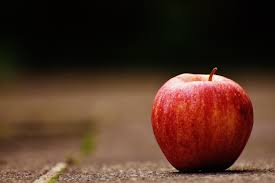
#> input picture img_01.jpeg, 275 x 183 px; its folder holds only this picture in this run
$ python -i featureExtraction.py   (imports and definitions only)
#> lines starting #> are read from the running program, lines starting #| are printed output that depends on the picture
### src/Utils.py
import numpy as np
import os


def saveDataFrameAsCSV(folder, filename, features):
    os.makedirs(f'{folder}{filename}', exist_ok=True)
    features.to_csv(f'{folder}{filename}/{filename}.csv')

def resize_image(image, size, method="Lanczos"):
    import cv2 as cv
    if method == "Lanczos":
        image = cv.resize(image, size, interpolation=cv.INTER_LANCZOS4)
    elif method == "Area":
        image = cv.resize(image, size, interpolation=cv.INTER_AREA)
    elif method == "Linear":
        image = cv.resize(image, size, interpolation=cv.INTER_LINEAR)
    elif method == "Cubic":
        image = cv.resize(image, size, interpolation=cv.INTER_CUBIC)
    else:
        image = cv.resize(image, size, interpolation=cv.INTER_NEAREST)
    return image
3
# [52 lines left out: functions combine_images, get_image_paths, not called in this run]

### src/featureExtraction.py
from cgitb import grey
import enum
from unicodedata import name
import numpy as np
import pandas as pd
from scipy.stats import skew
import sys
from .Utils import resize_image
import matplotlib.pyplot as plt


# [29 lines left out: function ROI_color_feature_extraction, not called in this run]


def color_feature_extraction(feature_vector, image):
    import cv2 as cv
    #print("Adding Color moments and Color histograms as features.")
    #plt.figure()
    #plt.style.use('seaborn')
    # Feature: Add color distributions and color moments as attributes
    for channel, color in zip(cv.split(image), ["Blue", "Green", "Red"]):
        histogram, bin_edges = np.histogram(channel, bins=256, range=(0, 256))
        #print("Color histogram")
        #plt.plot(histogram,color = color, label=color)
        #plt.xlim([0,255])

        for index, bin in enumerate(bin_edges[0:-1]):
            feature_vector[color+str(bin)] = histogram[index]
        feature_vector[color+"Mean"] = channel.mean()
        feature_vector[color+"Std"] = channel.std()
        feature_vector[color+"Skewness"] = skew(channel.reshape(-1))
    # [5 lines of commented-out code are left out]
    return feature_vector

# [75 lines left out: functions binaryPatterns, canny_edge_feature_extraction, orb_feature_extraction, not called in this run]


def traditional_feature_extraction(path, size=(640, 350), resize_method = "Lanczos", colorfeature=1, ROIColorfeature=0, edgefeature=0, LBPfeature=0, orbfeature=0):
#> called with path = '../img_01.jpeg', size = (640, 350), resize_method = 'Lanczos', colorfeature = 1, ROIColorfeature = 0, edgefeature = 0, LBPfeature = 0, orbfeature = 0
    import matplotlib.pyplot as plt
    import cv2 as cv
    # print(path)
    img = cv.imread(path)
#> img is the input picture: shape (183, 275, 3); mean B, G, R 37.2, 51.2, 80.4
    image = resize_image(img, size, resize_method)
#> in resize_image, `image = cv.resize(image, size, interpolation=cv.INTER_LANCZOS4)`:
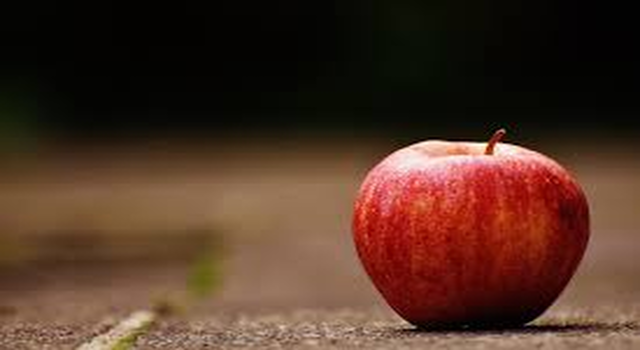
#> image: shape (350, 640, 3); mean of channels 0, 1, 2 37.2, 51.2, 80.4; drawn as B, G, R
    original = image.copy()
    grey_image = cv.cvtColor(image, cv.COLOR_BGR2GRAY)
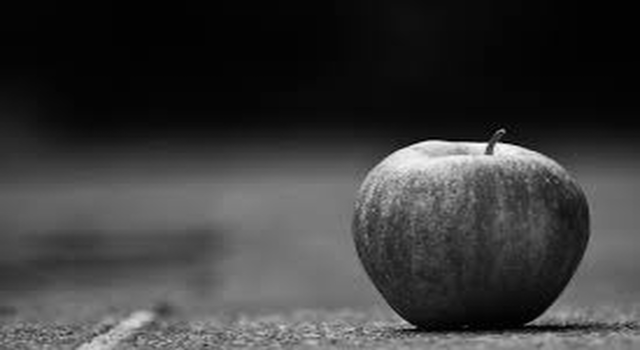
#> grey_image: shape (350, 640); min 0, max 252, mean 58.4
    name_df = {}
    name_df["Name"] = path
    feature_vector = {}
    if colorfeature:
        feature_vector = color_feature_extraction(feature_vector, image)
#> the loop in color_feature_extraction, `for channel, color in zip(cv.split(image), ["Blue", "Green", "Red"]):` made 3 passes
#> color on passes 1 to 3: 'Blue', 'Green', 'Red'
#> after the loop in color_feature_extraction, `for channel, color in zip(cv.split(image), ["Blue", "Green", "Red"]):`: feature_vector = 777 items
#> feature_vector = 777 items
    if ROIColorfeature:
        feature_vector = ROI_color_feature_extraction(feature_vector, image)
    if edgefeature:
        feature_vector = canny_edge_feature_extraction(feature_vector, grey_image)
    if LBPfeature:
        feature_vector = binaryPatterns(feature_vector, grey_image, 24, 3)
    if orbfeature:
        feature_vector = orb_feature_extraction(feature_vector, image, size)
    name_df = pd.DataFrame([name_df])
    df1 = pd.DataFrame([feature_vector])
#> df1 = table of 1 rows and 777 columns
    returndf = name_df.join(df1)
    return returndf


# [14 lines left out: function dnn_feature_exctration, not called in this run]

>>> result = traditional_feature_extraction('../img_01.jpeg')
#> result = table of 1 rows and 778 columns

$ run again, on img_191.jpeg
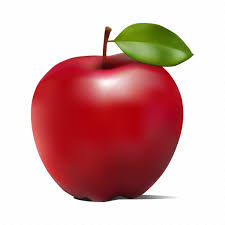
#> input picture img_191.jpeg, 225 x 225 px
#> in traditional_feature_extraction, img is the input picture: shape (225, 225, 3); mean B, G, R 167.1, 168.8, 213.5
#> in resize_image, `image = cv.resize(image, size, interpolation=cv.INTER_LANCZOS4)`:
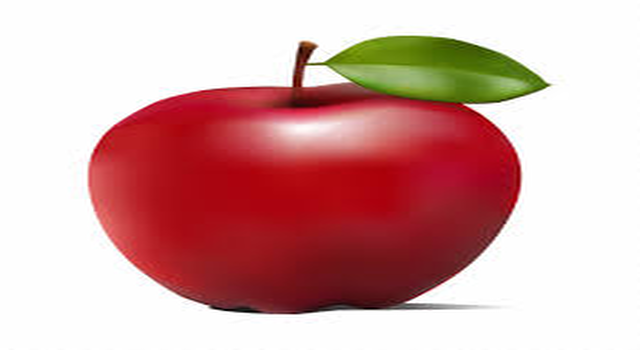
#> image: shape (350, 640, 3); mean of channels 0, 1, 2 167.1, 168.8, 213.5; drawn as B, G, R
#> in traditional_feature_extraction, `grey_image = cv.cvtColor(image, cv.COLOR_BGR2GRAY)`:
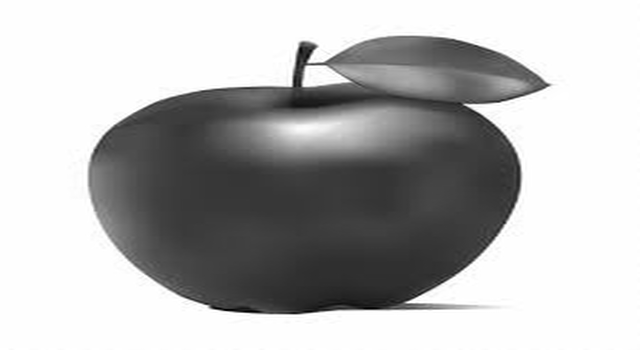
#> grey_image: shape (350, 640); min 0, max 255, mean 182
#> the loop in color_feature_extraction, `for channel, color in zip(cv.split(image), ["Blue", "Green", "Red"]):` made 3 passes
#> color on passes 1 to 3: 'Blue', 'Green', 'Red'
#> after the loop in color_feature_extraction, `for channel, color in zip(cv.split(image), ["Blue", "Green", "Red"]):`: feature_vector = 777 items
#> df1 = table of 1 rows and 777 columns
#> result = table of 1 rows and 778 columns
